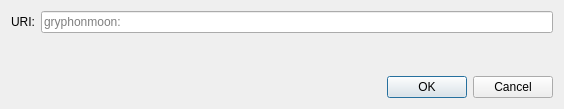
<?xml version="1.0" encoding="UTF-8"?>
<ui version="4.0">
 <class>OpenURIDialog</class>
 <widget class="QDialog" name="OpenURIDialog">
  <property name="geometry">
   <rect>
    <x>0</x>
    <y>0</y>
    <width>564</width>
    <height>109</height>
   </rect>
  </property>
  <property name="windowTitle">
   <string>Open URI</string>
  </property>
  <layout class="QVBoxLayout" name="verticalLayout">
   <item>
    <layout class="QHBoxLayout" name="horizontalLayout">
     <item>
      <widget class="QLabel" name="label">
       <property name="text">
        <string>URI:</string>
       </property>
      </widget>
     </item>
     <item>
      <widget class="QValidatedLineEdit" name="uriEdit">
       <property name="placeholderText">
        <string notr="true">gryphonmoon:</string>
       </property>
      </widget>
     </item>
    </layout>
   </item>
   <item>
    <spacer name="verticalSpacer">
     <property name="orientation">
      <enum>Qt::Vertical</enum>
     </property>
     <property name="sizeHint" stdset="0">
      <size>
       <width>20</width>
       <height>40</height>
      </size>
     </property>
    </spacer>
   </item>
   <item>
    <widget class="QDialogButtonBox" name="buttonBox">
     <property name="orientation">
      <enum>Qt::Horizontal</enum>
     </property>
     <property name="standardButtons">
      <set>QDialogButtonBox::Cancel|QDialogButtonBox::Ok</set>
     </property>
    </widget>
   </item>
  </layout>
 </widget>
 <customwidgets>
  <customwidget>
   <class>QValidatedLineEdit</class>
   <extends>QLineEdit</extends>
   <header>qt/qvalidatedlineedit.h</header>
  </customwidget>
 </customwidgets>
 <resources/>
 <connections>
  <connection>
   <sender>buttonBox</sender>
   <signal>accepted()</signal>
   <receiver>OpenURIDialog</receiver>
   <slot>accept()</slot>
   <hints>
    <hint type="sourcelabel">
     <x>248</x>
     <y>254</y>
    </hint>
    <hint type="destinationlabel">
     <x>157</x>
     <y>274</y>
    </hint>
   </hints>
  </connection>
  <connection>
   <sender>buttonBox</sender>
   <signal>rejected()</signal>
   <receiver>OpenURIDialog</receiver>
   <slot>reject()</slot>
   <hints>
    <hint type="sourcelabel">
     <x>316</x>
     <y>260</y>
    </hint>
    <hint type="destinationlabel">
     <x>286</x>
     <y>274</y>
    </hint>
   </hints>
  </connection>
 </connections>
</ui>
